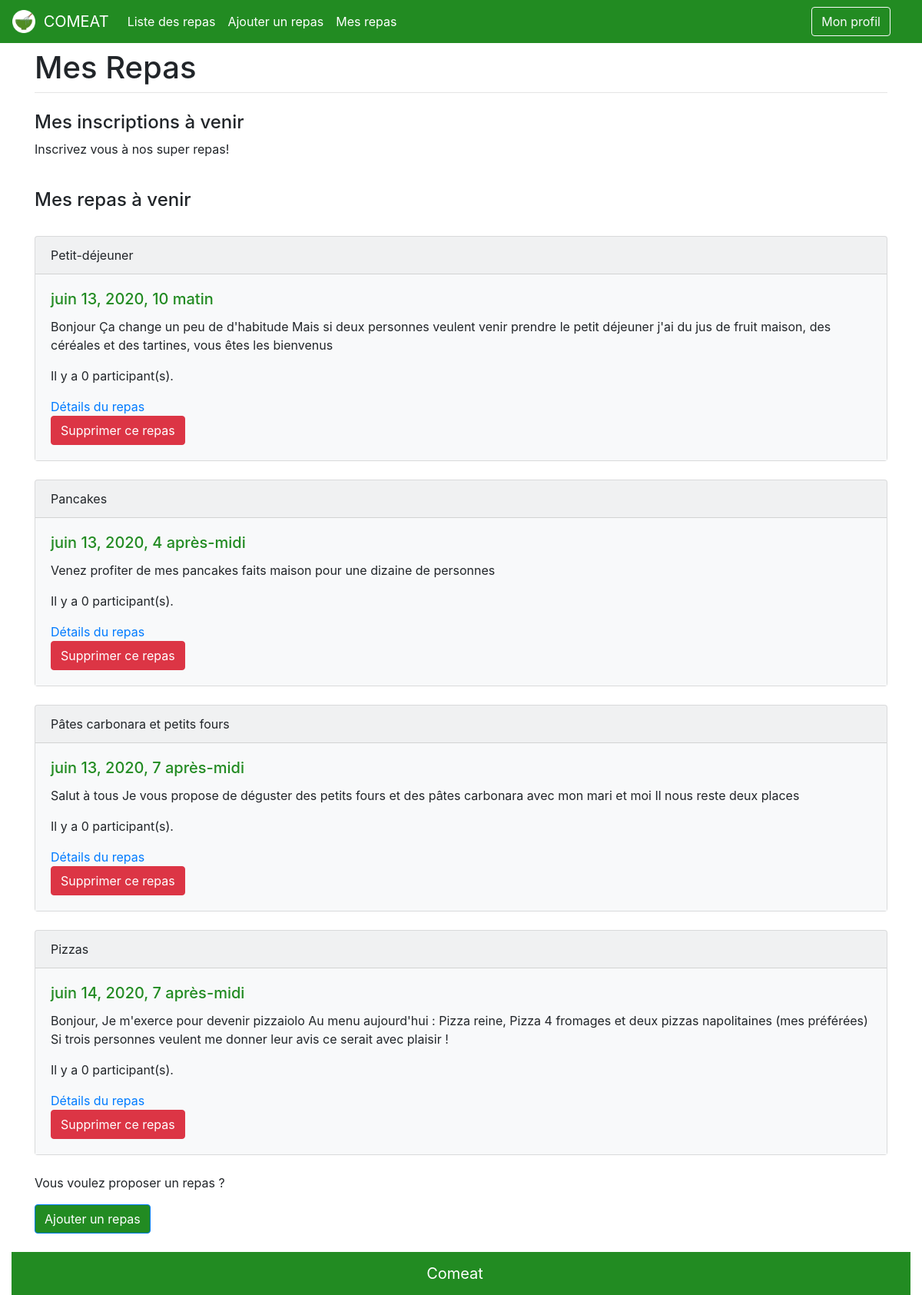
The page /partage_repas/mesrepas/ (signed in) on the database its author committed.
### partage_repas/models.py (models this page shows, shortened)
class Repas(models.Model):
    menu = models.CharField(max_length=100)
    date = models.DateTimeField(verbose_name="Date et heure du repas",help_text="jj/mm/aaaa hh:mm")
    utilisateur = models.CharField(null=True,max_length=100)
    description = models.TextField(null=True)
    moyen_de_contact=models.TextField(verbose_name="Comment me contacter",help_text="Ce champ sera visible uniquement par les personnes inscrites au repas",default="")
    nombre_participant = models.PositiveIntegerField(verbose_name="Nombre maximal de participants", null=False)
    nombre_d_inscrit = models.PositiveIntegerField(null=True,default=0)
    prix=models.DecimalField(verbose_name="Prix de participation", max_digits=5, decimal_places=2, default=5, validators=[MinValueValidator(Decimal('0.01'))])
    regime=models.CharField(verbose_name="Régime alimentaire", default='Classique',choices=[('Classique','Classique'),('Halal','Halal'),('Végétarien','Végétarien'),('Végétalien','Végétalien'),('Sans Gluten','Sans Gluten')],max_length=100)
    allergene=models.CharField(verbose_name="Allergènes", default='Aucun',max_length=100,help_text='Les allergènes courants sont le lait, les oeufs, les crustacées, les noix')
    class Meta:
        verbose_name = "repas"
        ordering = ['date']

### partage_repas/views.py (the view)
# urls.py: path('mesrepas/', views.mesrepas, name='mesrepas'),
def mesrepas (request):
    repas = Repas.objects.all()
    inscrit = Inscrit.objects.all()
    return render(request, 'partage_repas/mesrepas.html', locals())

### partage_repas/templates/partage_repas/mesrepas.html (shortened to what this page needs)
{% extends 'base.html' %}
{% load crispy_forms_tags %}
{% block h1 %}
  Mes Repas
{% endblock %}
{% block contenu %}
{% if user.is_authenticated %}
  <h4>Mes inscriptions à venir</h4>
<p> Inscrivez vous à nos super repas! </p>
<br/>
  <h4>Mes repas à venir</h4>
  {%for repas in repas%}
    {%if repas.utilisateur == user.username %}
      <br/>
      <div class="card bg-light">
        <div class="card-header">
          {{repas.menu}}
        </div>
        <div class="card-body bg-light">
          <h5 class="card-title" style="color: #228B22;">{{repas.date}}</h5>
          <p class="card-text">{{repas.description}}</p>
          <p class="card-text"> Il y a {{repas.nombre_d_inscrit}} participant(s).
          </p>
          <a href="{% url 'repas_details' pk=repas.pk %}"> Détails du repas</a>
          {%if user.username == repas.utilisateur%}
          <form method="post" action="{% url 'supprimer_repas' repas.pk %}">
            <button type="submit" class="btn btn-danger">Supprimer ce repas</button>
          </form>
          {%endif%}
        </div>
      </div>
    {%endif%}
  {%endfor%}
  <br/>
  <p> Vous voulez proposer un repas ?</p>
  <div>
    <a href="{% url 'creer_repas' %}" class="btn btn-primary" role="button" aria-pressed="true" style="background-color: #228B22;">Ajouter un repas  </a>
  </div>
{%else%}
<div class="" style="height: 100%">
  <p> Vous ne pouvez pas voir le contenu de cette page car vous n'êtes pas connecté</p>
  <a href="{% url 'deconnexion' %}" class="btn btn-success" role="button" aria-pressed="true" >Se connecter </a>
</div>
{%endif%}
<br/>
{% endblock %}

### partage_repas/templates/base.html (shortened to what this page needs)
<!DOCTYPE html>
<html lang=fr>
  <head>
    {% load static %}
    <link rel="stylesheet" href="https://stackpath.bootstrapcdn.com/bootstrap/4.5.0/css/bootstrap.min.css">
    <link rel="stylesheet" href="{% static 'css/style.css' %}">
  </head>
  <body>
    <nav class="navbar navbar-expand-md navbar-dark" style="background-color: #228B22;">
      <a class="navbar-brand" href="/partage_repas/">
        <img src="{% static "logo.png" %}" width="30" height="30" class="d-inline-block align-top" alt="" style="margin-right: 5px">
        COMEAT
      </a>
      <div class="collapse navbar-collapse" id="navbarSupportedContent">
        <ul class="navbar-nav mr-auto">
          <li class="nav-item active">
            <a class="nav-link" href="{% url 'listerepas'%}">Liste des repas<span class="sr-only">(current)</span></a>
          </li>
          <li class="nav-item active">
            <a class="nav-link" href="/partage_repas/creer_repas">Ajouter un repas<span class="sr-only">(current)</span></a>
          </li>
          <li class="nav-item active">
            <a class="nav-link" href="/partage_repas/mesrepas">Mes repas<span class="sr-only">(current)</span></a>
          </li>
        </ul>
          {% if user.is_authenticated%}
          <a class="btn btn-outline-light navbtn" href="/partage_repas/profil">Mon profil</a>
          {%else%}
          <a class="btn btn-outline-light navbtn" href="/partage_repas/inscription" style="margin-right: 10px;">Inscription</a>
          <a class="btn btn-outline-light navbtn" href="/partage_repas/connexion">Connexion</a>
          {%endif%}
      </div>
  </nav>
    <div class="container-fluid">
    <div class="">
      <div class="container">
        <div class="row justify-content-center">
          <div class="col-12">
            <h1 class="mt-2">
              {% block h1 %}
              {% endblock %}
            </h1>
            <hr class="mt-0 mb-4">
            {% block contenu %}
            {% endblock %}
          </div>
        </div>
      </div>
    </div>
<nav class="navbar sticky-bottom navbar-expand-md navbar-dark" style="background-color: #228B22;">
    <a class="navbar-brand container-fluid justify-content-center" href="/partage_repas/">
        Comeat
    </a>
</nav>
  </body>
</html>

### partage_repas/templates/partage_repas/static/css/style.css (style rules this page uses)
.navbtn { margin-right: 25px; margin-left: 25px; }

### rows shown on the page
Repas: menu "Petit-déjeuner", date "juin 13, 2020, 10 matin", description "Bonjour Ça change un peu de d'habitude Mais si deux personnes veulent venir prendre le petit déjeuner j'ai du jus de fruit maison, des céréales et des tartines, vous êtes les bienvenus", nombre_d_inscrit "0", utilisateur "Supprimer ce repas"
Repas: menu "Pancakes", date "juin 13, 2020, 4 après-midi", description "Venez profiter de mes pancakes faits maison pour une dizaine de personnes", nombre_d_inscrit "0", utilisateur "Supprimer ce repas"
Repas: menu "Pâtes carbonara et petits fours", date "juin 13, 2020, 7 après-midi", description "Salut à tous Je vous propose de déguster des petits fours et des pâtes carbonara avec mon mari et moi Il nous reste deux places", nombre_d_inscrit "0", utilisateur "Supprimer ce repas"
Repas: menu "Pizzas", date "juin 14, 2020, 7 après-midi", description "Bonjour, Je m'exerce pour devenir pizzaiolo Au menu aujourd'hui : Pizza reine, Pizza 4 fromages et deux pizzas napolitaines (mes préférées) Si trois personnes veulent me donner leur avis ce serait avec plaisir !", nombre_d_inscrit "0", utilisateur "Supprimer ce repas"
